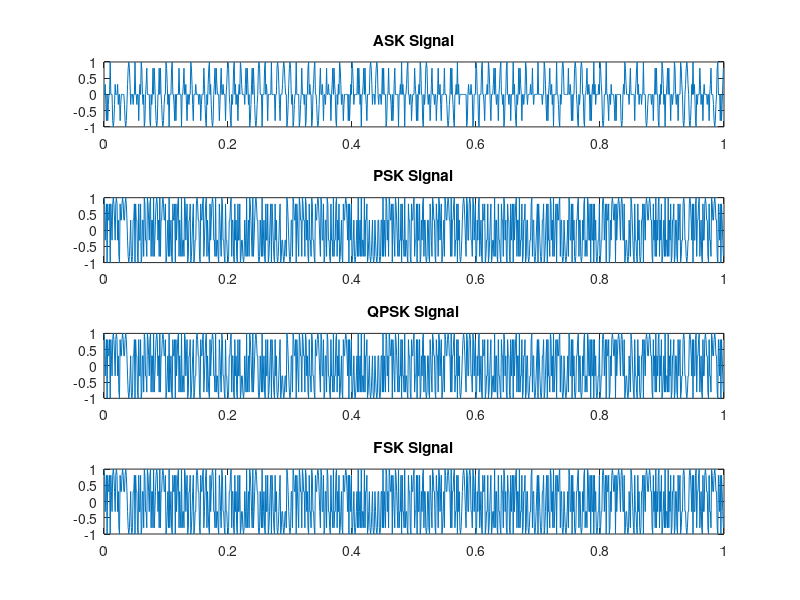

Source code (MATLAB):
% Parameters
fs = 1000; % Sampling frequency
T = 1; % Duration of signal (1 second)
t = 0:1/fs:T-1/fs; % Time vector

% Message Signal (random binary)
msg = randi([0 1], 1, length(t)); % Random binary sequence

% 1. Amplitude Shift Keying (ASK)
ask_signal = msg .* cos(2*pi*100*t); % ASK with frequency 100Hz

% 2. Phase Shift Keying (PSK)
psk_signal = cos(2*pi*100*t + pi*msg); % PSK (BPSK)

% 3. Quadrature Phase Shift Keying (QPSK)
qpsk_signal = cos(2*pi*100*t + pi*mod(msg,2)) + 1i*sin(2*pi*100*t + pi*mod(msg+1,2));

% 4. Frequency Shift Keying (FSK)
fsk_signal = cos(2*pi*100*t + pi*msg); % BPSK approximation for FSK, can change frequencies for true FSK

% Plot signals
figure;
subplot(4, 1, 1); plot(t, ask_signal); title('ASK Signal');
subplot(4, 1, 2); plot(t, real(psk_signal)); title('PSK Signal');
subplot(4, 1, 3); plot(t, real(qpsk_signal)); title('QPSK Signal');
subplot(4, 1, 4); plot(t, fsk_signal); title('FSK Signal');
